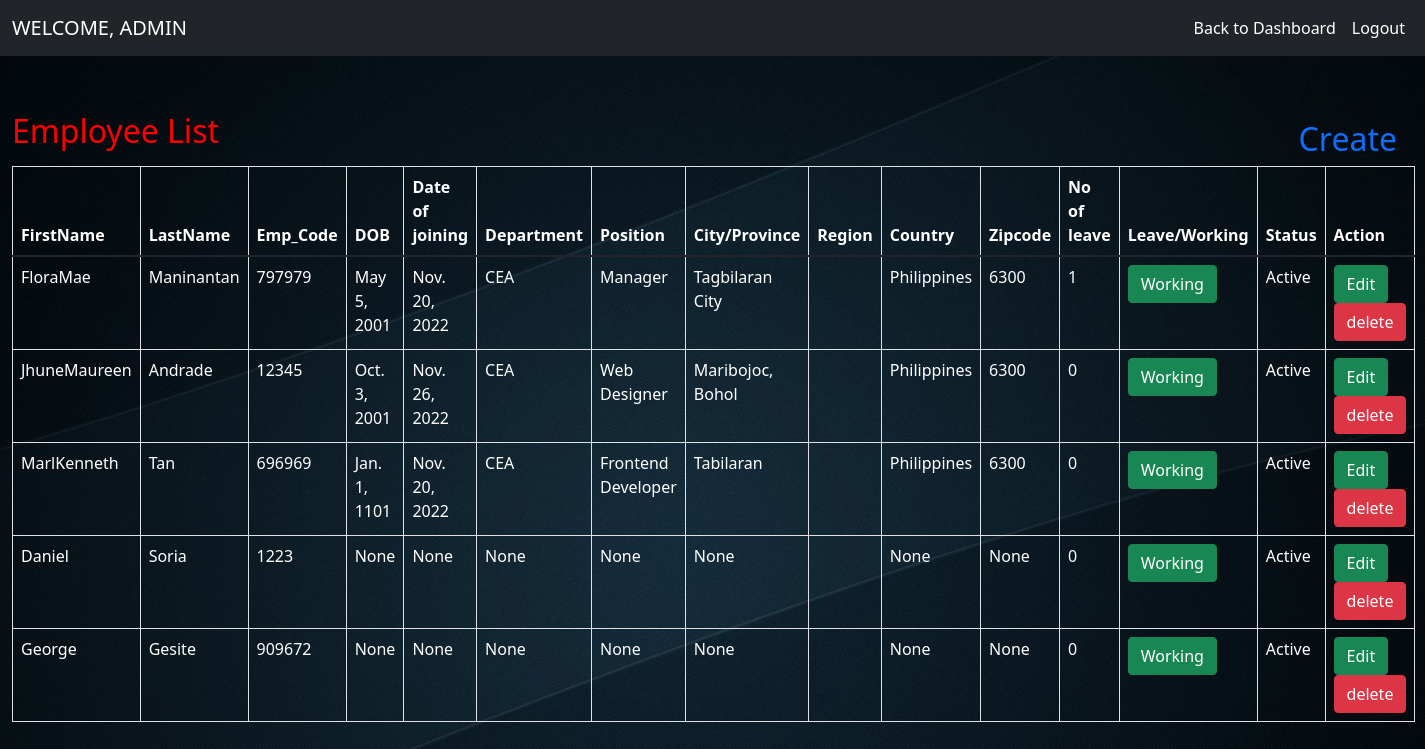
The app's page /employee-list, older data.
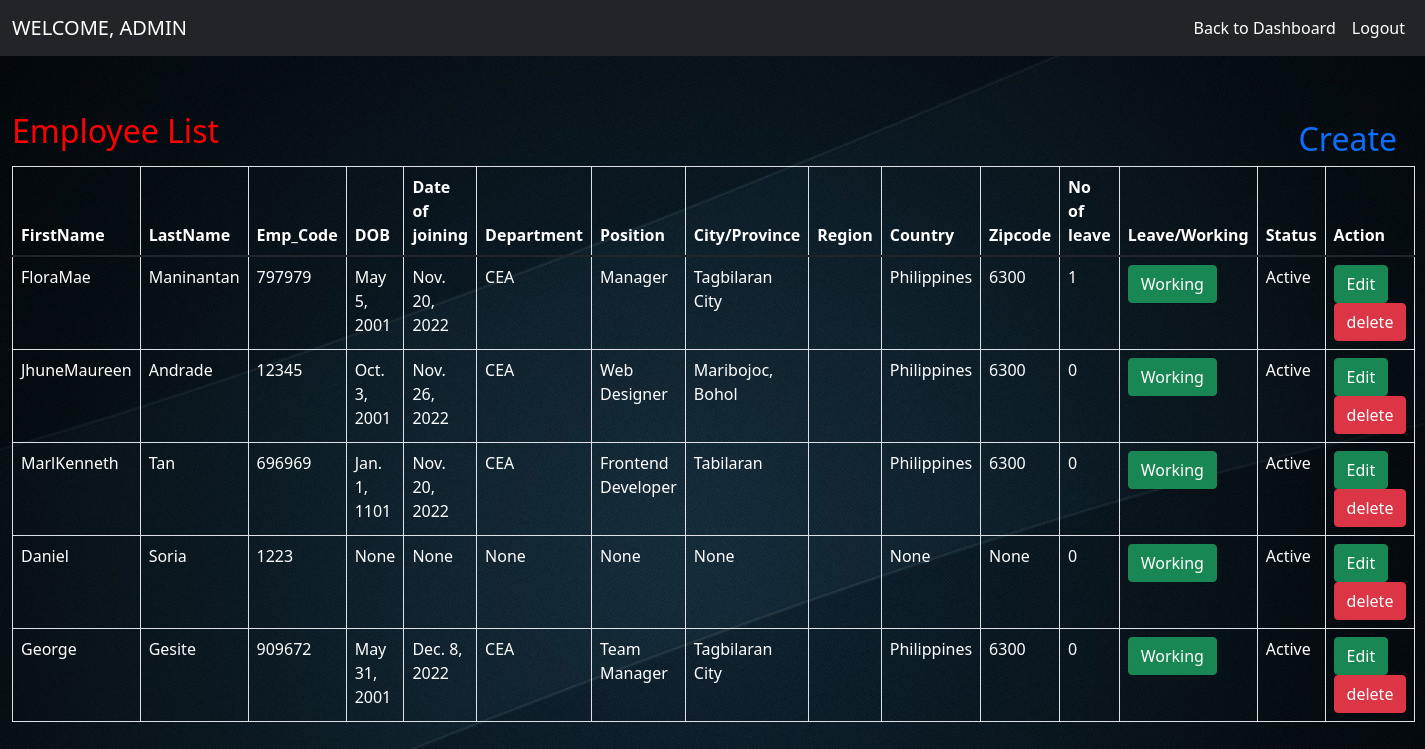
The same page, newer data.
### admin_side/models.py (models this page shows, shortened)
class Employee(models.Model):
    user = models.ForeignKey(User, on_delete=models.CASCADE, null=True)
    empcode = models.CharField(max_length=100, null=True)
    dob = models.DateField(null=True, blank=True)
    doj = models.DateField(null=True, blank=True)
    department = models.CharField(max_length=100, null=True, blank=True)
    position = models.CharField(max_length=100, null=True, blank=True)
    address = models.CharField(max_length=100, null=True, blank=True)
    city = models.CharField(max_length=100, null=True, blank=True)
    country = models.CharField(max_length=100, null=True, blank=True)
    zipcode = models.CharField(max_length=100, null=True, blank=True)
    region = models.CharField(max_length=100, null=True, blank=True)
    active = models.BooleanField(default=True)
    leave_count = models.IntegerField(null=True, blank=True, default=0)
    on_leave = models.BooleanField(default=False)

### admin_side/views.py (the view)
# urls.py: path('employee-list', employee_list, name="employee_list"),
def employee_list(request):
    emp_data = Employee.objects.filter()
    d = {'employee':emp_data}
    return render(request, 'employee_list.html',d)

### admin_side/templates/employee_list.html (shortened to what this page needs)
{% extends 'admin_home.html' %}
{% load static %}
{% block body %}
<link rel = stylesheet href = "//cdn.datatables.net/1.10.19/css/jquery.dataTables.min.css" defer>
  <body style="background-image:url('{% static 'images/eml.jpg'%}'); background-repeat: no repeat; background-size: 100%">
<div  class="container-fluid">
        <h2 style="color:red;margin-top:4%">Employee List
          <a href = "/registration"  class="nav-link {% if request.path == '/registration/' %} active {% endif %}"<button class="btn btn-primary" align="right" style="float:right">Create</button></a>
        </h2>
        <table class="table table-bordered" id="myTable">
  <thead>
  <tr>
    <th style="color: white">FirstName</th>
    <th style="color: white">LastName</th>
    <th style="color: white">Emp_Code</th>
    <th style="color: white">DOB</th>
    <th style="color: white">Date of joining</th>
    <th style="color: white">Department</th>
    <th style="color: white">Position</th>
    <th style="color: white">City/Province</th>
    <th style="color: white">Region</th>
    <th style="color: white">Country</th>
    <th style="color: white">Zipcode</th>
    <th style="color: white">No of leave</th>
    <th style="color: white">Leave/Working</th>
    <th style="color: white">Status</th>
    <th style="color: white">Action</th>
  </tr>
  </thead>
   <tbody>
    {% for i in employee %}
  <tr>
    <td style="color: white">{{i.user.first_name}}</td>
    <td style="color: white">{{i.user.last_name}}</td>
    <td style="color: white">{{i.empcode}}</td>
    <td style="color: white">{{i.dob}}</td>
    <td style="color: white">{{i.doj}}</td>
    <td style="color: white">{{i.department}}</td>
    <td style="color: white">{{i.position}}</td>
    <td style="color: white">{{i.city}}</td>
    <td style="color: white">{{i.state}}</td>
    <td style="color: white">{{i.country}}</td>
    <td style="color: white">{{i.zipcode}}</td>
    <td style="color: white">{{i.leave_count}}</td>
    <td style="color: white">{% if i.on_leave %}
        <a href="{% url 'leave_status' i.id %}" onclick="return confirm('Are you sure, You are working today?')"><button class="btn btn-danger">Leave</button></a>
          {% else %}
          <a href="{% url 'leave_status' i.id %}"  onclick="return confirm('Are you sure, You are applying for leave?')"><button class="btn btn-success">Working</button></a>
        {% endif %}</td>
      <td style="color: white">{% if i.active %}Active{% else %}Inactive{% endif %}</td>
    <td><a href="{% url 'edit_employee' i.id %}" ><button class="btn btn-success">Edit</button></a>
        <a href="{% url 'delete_employee' i.id %}" onclick="return confirm('Are you sure?')"><button class="btn btn-danger">delete</button></a>
    </td>
  </tr>
    {% endfor %}
    </tbody>
</table>
</div>
</body>
{% endblock  %}

Row changes from the older to the newer data that the page shows:
changed Employee "George": dob "None" → "May 31, 2001"; doj "None" → "Dec. 8, 2022"; department "None" → "CEA"; position "None" → "Team Manager"; city "None" → "Tagbilaran City"; country "None" → "Philippines"; zipcode "None" → "6300"
